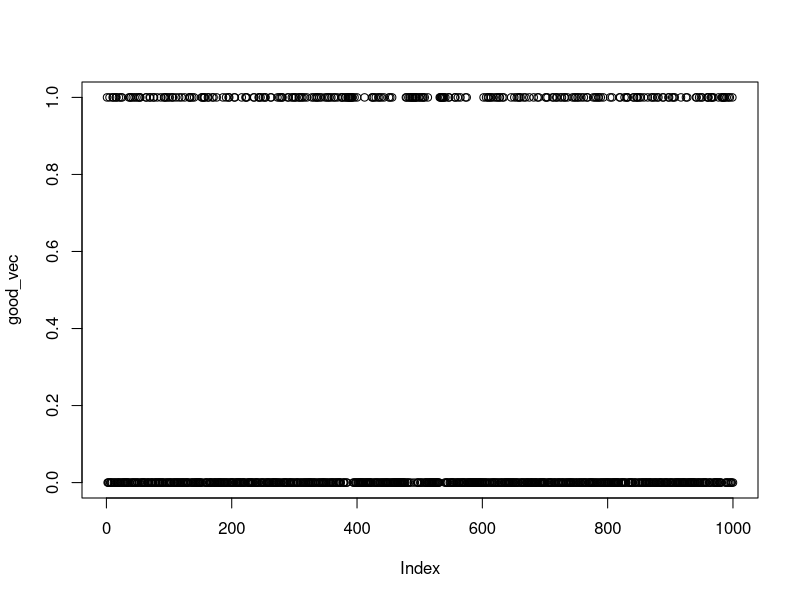
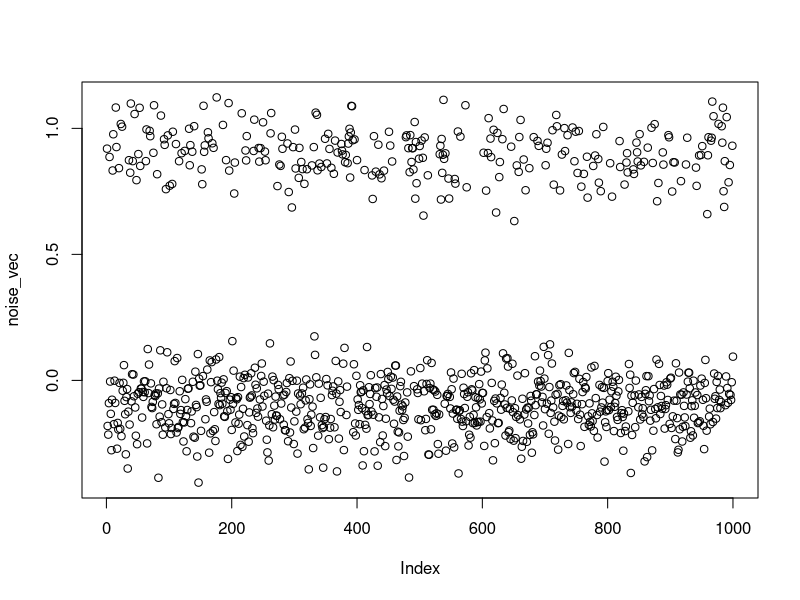
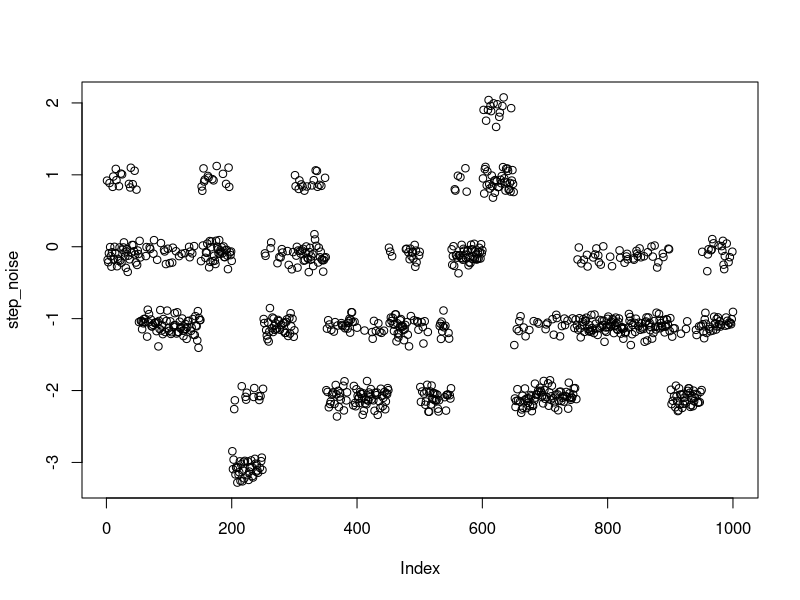
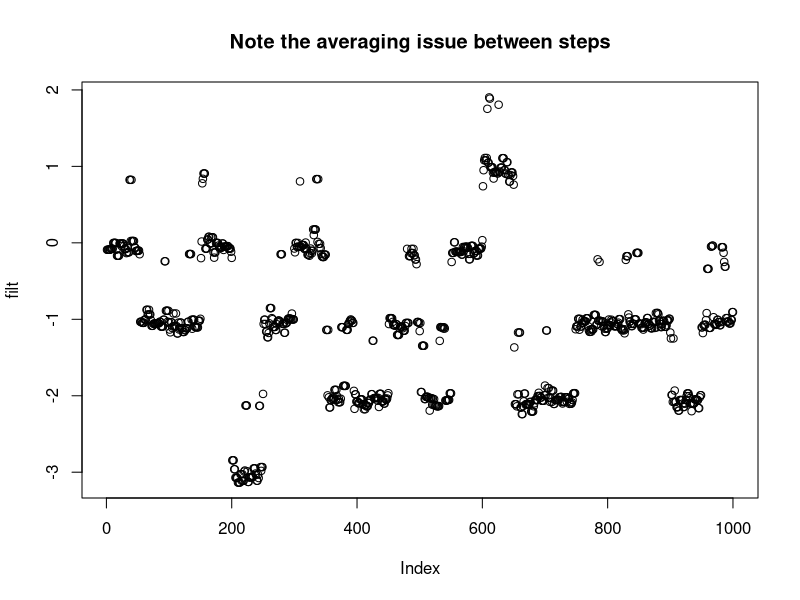
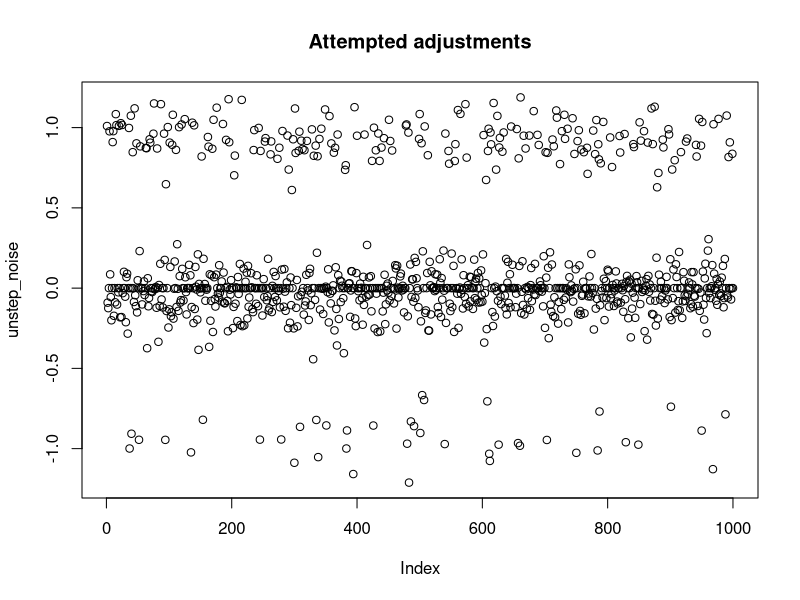
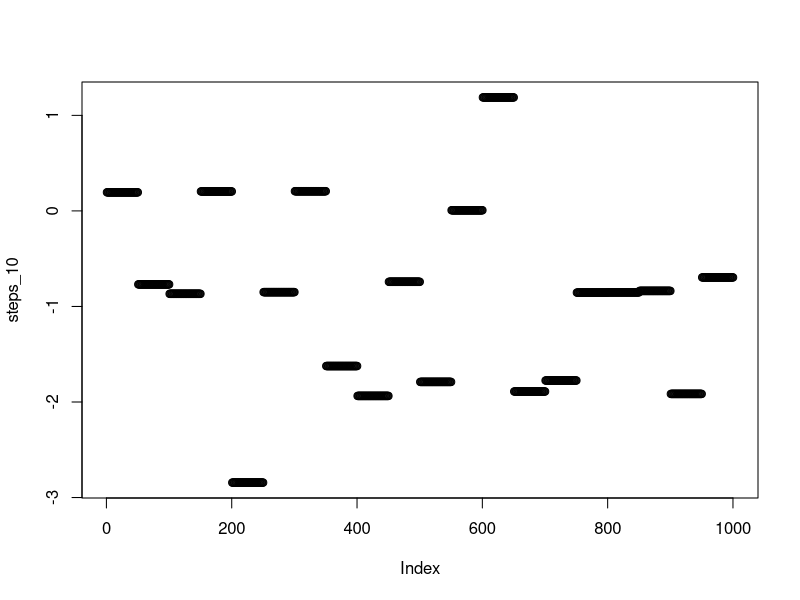
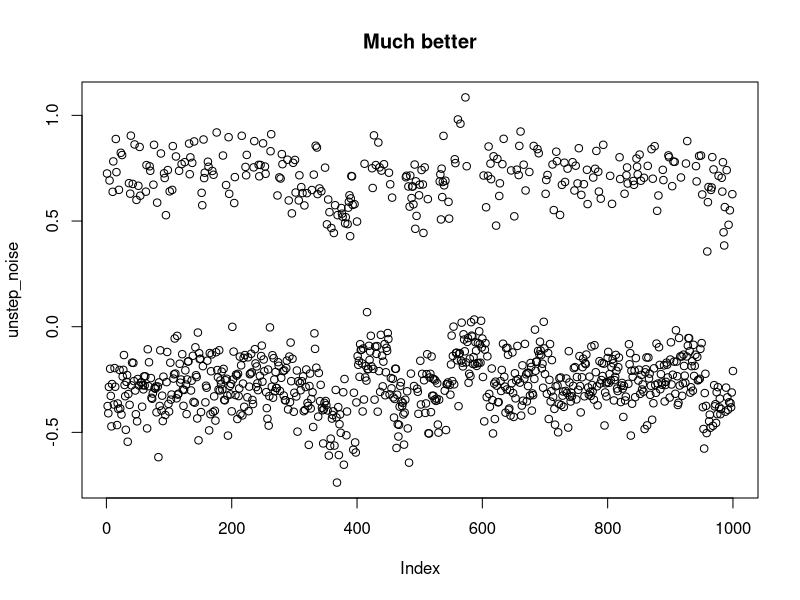
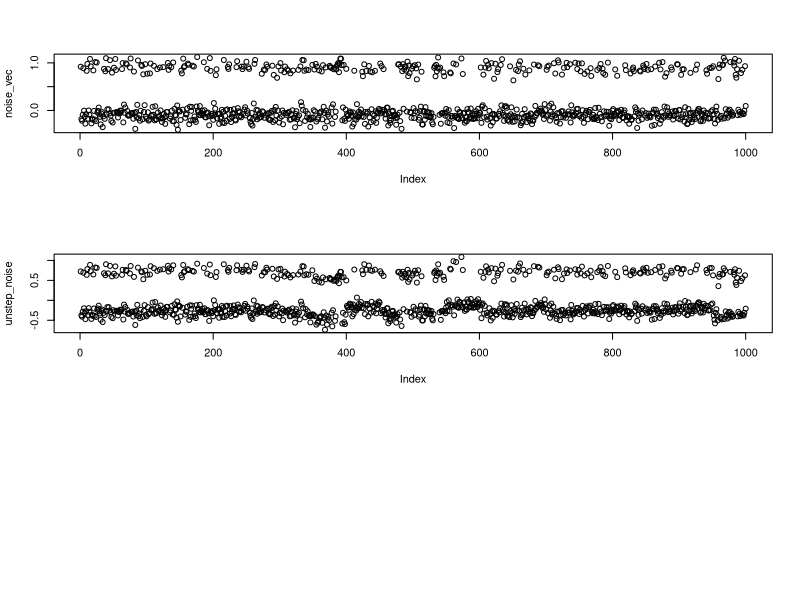

Write the R code that produced these figures, in order. (Note: this script raises an error after producing the figures.)
## ---- chunk 1
len=1000

good_vec=round(runif(len,max=.7))
plot(good_vec)
## ---- chunk 2
noise=rnorm(len,-.1,.1)
noise_vec=good_vec+noise
plot(noise_vec)
## ---- chunk 3
steps=round(rnorm(20,-1,1))
t=sapply(steps,function(x) x*rep(1,50))
steps_10=NULL
for(i in 1:ncol(t)) steps_10=c(steps_10,t[,i])
step_noise=noise_vec+steps_10
plot(step_noise)
## ---- chunk 4
filter_window=5
filt=runmed((step_noise),filter_window)

plot(filt)
title("Note the averaging issue between steps")
unstep_noise=step_noise-filt
plot(unstep_noise,type="p")
title("Attempted adjustments")
## ---- chunk 5
df=data.frame(x=1:len,y=step_noise)
fit=lm(df$y~0+cut(df$x,20))

step_fit=as.vector((coef(summary(fit))[,1]))
t=sapply(step_fit,function(x) x*rep(1,50))
steps_10=NULL
for(i in 1:ncol(t)) steps_10=c(steps_10,t[,i])
plot(steps_10)
unstep_noise=step_noise-steps_10
plot(unstep_noise)
title("Much better")
## ---- chunk 6
par(mfrow=c(3,1))
plot(noise_vec)
plot(unstep_noise,type="p")
plot(unstep_noise_cut)
